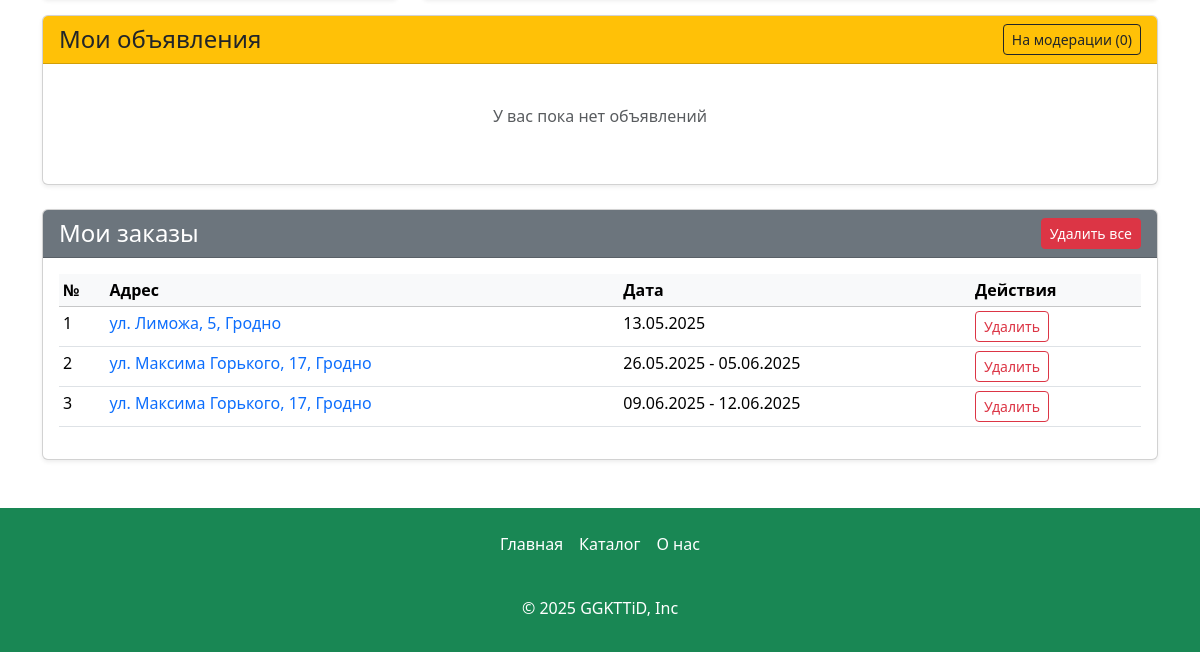
/profile (signed in, lower part), run on an earlier commit of the app's database.
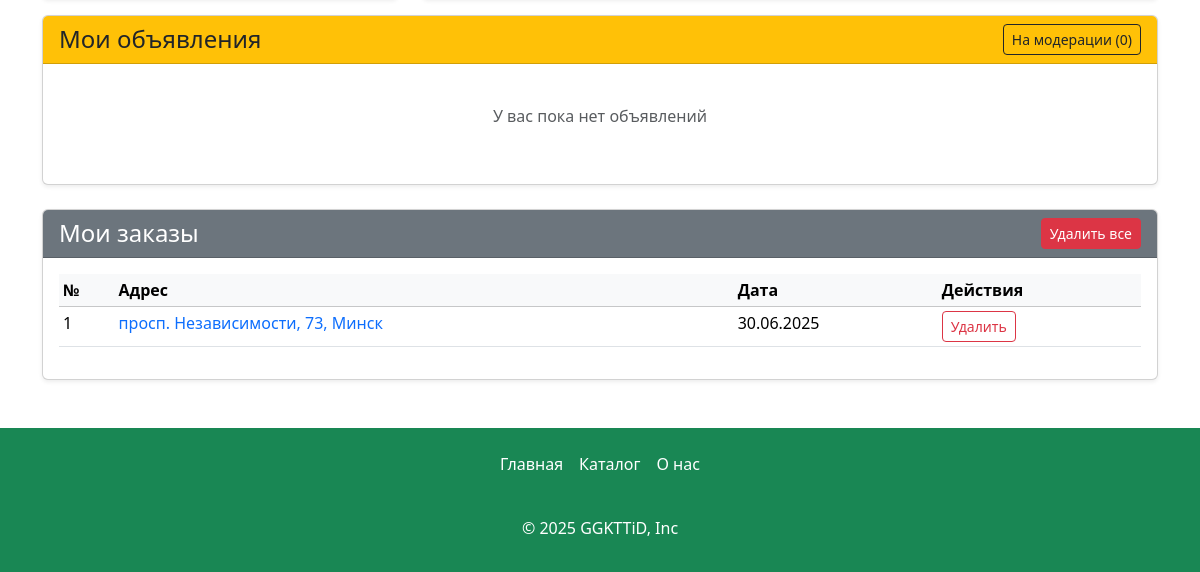
And on a later commit of the database.
### app.py (models this page shows, shortened)
class Articles(db.Model):
    id = db.Column(db.Integer,primary_key=True)
    title = db.Column(db.String(100))
    text = db.Column(db.Text)
    image_name = db.Column(db.String(100))
    category = db.Column(db.String(100))
    price = db.Column(db.Integer)
    floor = db.Column(db.Integer)
    entrance = db.Column(db.Integer)
    type_app = db.Column(db.String(100))
    address= db.Column(db.String(100))
    count_rooms = db.Column(db.Integer)
    hide = db.Column(db.Boolean, default=True)
    created_at = db.Column(db.DateTime, default=datetime.now)
    id_user = db.Column(db.Integer, db.ForeignKey('users.id'))
    orders = db.relationship('Orders', backref='article', lazy=True)
    images = db.relationship('Image', backref='article', lazy=True, cascade="all, delete-orphan")

class Orders(db.Model):
    id = db.Column(db.Integer,primary_key=True)
    id_user = db.Column(db.Integer, db.ForeignKey('users.id'))
    id_article = db.Column(db.Integer, db.ForeignKey('articles.id'))
    date = db.Column(db.DateTime)

### app.py (the view, shortened to what this page needs)
@app.route('/profile', methods=['GET', 'POST'])
def profile():
    if not 'name' in session:
        abort(401)
    total_user = Users.query.filter_by(email=session['name']).first()
    articles = Articles.query.filter_by(id_user=total_user.id).all()
    orders = Orders.query.filter_by(id_user=total_user.id).join(Articles).order_by(Orders.date.asc()).all()
    grouped_orders = []
    temp_group = []
    for order in orders:
        if not temp_group:
            temp_group.append(order)
        else:
            last_date = temp_group[-1].date
            current_date = order.date
            if (current_date - last_date).days == 1:
                temp_group.append(order)
            else:
                if len(temp_group) > 1:
                    grouped_orders.append({
                        'type': 'range',
                        'start_date': temp_group[0].date,
                        'end_date': temp_group[-1].date,
                        'article': temp_group[0].article
                    })
                else:
                    grouped_orders.append({
                        'type': 'single',
                        'date': temp_group[0].date,
                        'article': temp_group[0].article
                    })
                temp_group = [order]
    if temp_group:
        if len(temp_group) > 1:
            grouped_orders.append({
                'type': 'range',
                'start_date': temp_group[0].date,
                'end_date': temp_group[-1].date,
                'article': temp_group[0].article
            })
        else:
            grouped_orders.append({
                'type': 'single',
                'date': temp_group[0].date,
                'article': temp_group[0].article
            })
    notifications = Notification.query.filter_by(user_id=total_user.id)\
        .order_by(Notification.created_at.desc()).all()
    return render_template("profile.html",articles=articles,grouped_orders=grouped_orders,notifications=notifications,timedelta=timedelta)

### app.py (called while the page is built)
@app.context_processor
def inject_unread_messages():
    if 'name' in session:
        current_user = Users.query.filter_by(email=session['name']).first()
        unread_count = Messages.query.filter_by(recipient_id=current_user.id, is_read=False).count()
        return dict(unread_messages=unread_count)
    return dict(unread_messages=0)

@app.context_processor
def inject_user():
    def get_user_name():
        if 'name' in session:
            return Users.query.filter_by(email=session['name']).first()
    return dict(active_user=get_user_name())

@app.context_processor
def inject_unread_count():
    if 'name' in session:
        user = Users.query.filter_by(email=session['name']).first()
        if user:
            unread_count = Notification.query.filter_by(user_id=user.id, is_read=False).count()
            return dict(unread_notifications=unread_count)
    return dict(unread_notifications=0)

### templates/profile.html (shortened to what the changed rows need)
{% extends 'base.html' %}
{% block main %}
<main>
    <div class="container my-5">
        <div class="card shadow-sm" id="my-orders">
    <div class="card-body" style="max-height: 300px; overflow-y: auto;">
        {% if not grouped_orders %}
        <div class="text-center py-4">
            <i class="bi bi-cart-x fs-1 text-muted"></i>
            <p class="text-muted">У вас пока нет заказов</p>
        </div>
        {% else %}
        <div class="table-responsive">
            <table class="table table-sm table-hover">
                <thead class="table-light">
                    <tr>
                        <th scope="col">№</th>
                        <th scope="col">Адрес</th>
                        <th scope="col">Дата</th>
                        <th scope="col">Действия</th>
                    </tr>
                </thead>
                <tbody>
                    {% for order in grouped_orders %}
                    <tr>
                        <td>{{ loop.index }}</td>
                        <td><a href="/card/{{ order.article.id }}" class="text-decoration-none">{{ order.article.address }}</a></td>
                        <td>
                            {% if order.type == 'range' %}
                                {{ order.start_date.strftime('%d.%m.%Y') }} - {{ order.end_date.strftime('%d.%m.%Y') }}
                            {% else %}
                                {{ order.date.strftime('%d.%m.%Y') }}
                            {% endif %}
                        </td>
                        <td>
                            {% if order.type == 'range' %}
                            <button type="button" class="btn btn-sm btn-outline-danger" data-bs-toggle="modal" data-bs-target="#deleteRangeModal">
                           Удалить
                            </button>
                            {% else %}
                                <a href="/delete-order/{{ order.date.strftime('%Y-%m-%d') }}/{{ order.article.id }}" class="btn btn-sm btn-outline-danger">
                                    Удалить
                                </a>
                            {% endif %}
                        </td>
                    </tr>
                    {% endfor %}
                </tbody>
            </table>
        </div>
        {% endif %}
    </div>
</div>
    </div>
</main>
{% endblock %}

What changed in the data, as far as the page shows it:
no longer on this page (row edited): Articles: article.address "ул. Лиможа, 5, Гродно"
removed Orders: date "13.05.2025"
no longer on this page (row edited): Articles: article.address "ул. Максима Горького, 17, Гродно" "ул. Максима Горького, 17, Гродно"
removed Orders: start_date "26.05.2025"
removed Orders: end_date "05.06.2025"
removed Orders: start_date "09.06.2025"
removed Orders: end_date "12.06.2025"
added Articles: article.address "просп. Независимости, 73, Минск"
added Orders: date "30.06.2025"
Also different on the page:
new list line: "1 Удалить"
list line gone: "1 Удалить"
list line gone: "2 - Удалить"
list line gone: "3 - Удалить"
